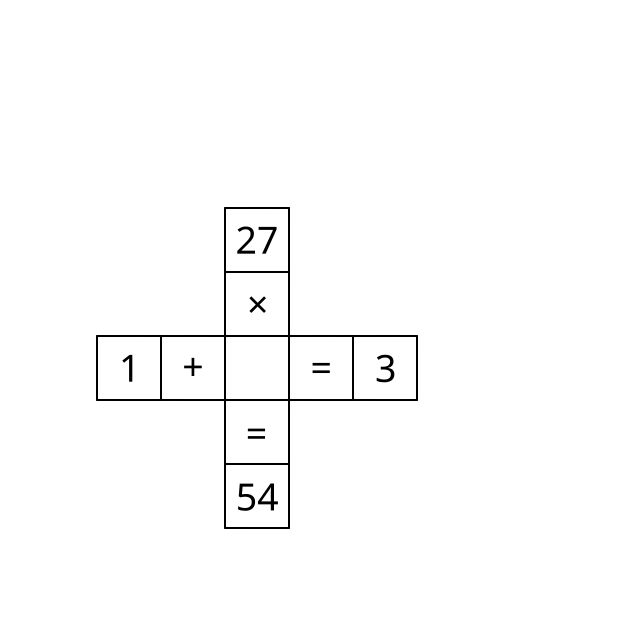
%> input picture ejemplos/ejemplo_5x5.png, 640 x 640 px
$ octave --eval "result = clasificarNumero(imread('../../ejemplos/ejemplo_5x5.png'));"   (GNU Octave 9; MATLAB toolbox functions it lacks are replaced by stand-ins)
%> lines starting %> are read from the running program, lines starting %| are printed output that depends on the picture; in (x1, y1, x2, y2) boxes, pixels count from 0 and x2, y2 are one past the last pixel; in counts of white or black regions, pixels touching at a corner belong together; the program's own positions count from 1
### codigo/reconocimiento/cargarPlantillasDigitos.m
function [imgs, etiquetas] = cargarPlantillasDigitos()
%CARGARPLANTILLASDIGITOS Devuelve plantillas de dígitos 0-9, generándolas si no existen.

    baseDir = fullfile('codigo', 'reconocimiento', 'plantillas', 'digitos');
    if ~exist(baseDir, 'dir'); mkdir(baseDir); end

    etiquetas = arrayfun(@num2str, 0:9, 'UniformOutput', false);
    imgs = cell(numel(etiquetas), 1);
    for k = 1:numel(etiquetas)
        archivo = fullfile(baseDir, sprintf('%s.png', etiquetas{k}));
        if isfile(archivo)
            imgs{k} = im2double(imread(archivo));
        else
            plantilla = generarDigitoBasico(str2double(etiquetas{k}));
            imwrite(plantilla, archivo);
            imgs{k} = plantilla;
        end
        imgs{k} = im2gray(imgs{k});
    end
end

function img = generarDigitoBasico(d)
    img = zeros(64, 64);
    grosor = 6;
    padding = 12;
    switch d
        case 0
            img = dibujarRectangulo(img, padding, padding, 64-padding, 64-padding, grosor);
        case 1
            img = dibujarLinea(img, [32 padding], [32 64-padding], grosor);
        case 2
            img = dibujarRectangulo(img, padding, padding, 64-padding, 64-padding, grosor);
            img(padding+round((64-2*padding)/2):padding+round((64-2*padding)/2)+grosor, :) = 1;
            img(32:end, padding:padding+grosor) = 0;
            img(1:32, end-padding-grosor:end-padding) = 0;
        case 3
            img = dibujarRectangulo(img, padding, padding, 64-padding, 64-padding, grosor);
            img(padding+round((64-2*padding)/2):padding+round((64-2*padding)/2)+grosor, :) = 1;
            img(:, padding:padding+grosor) = 0;
        case 4
            img = dibujarLinea(img, [padding 32], [64-padding 32], grosor);
            img = dibujarLinea(img, [64-padding 32], [64-padding padding], grosor);
            img = dibujarLinea(img, [padding 32], [padding 64-padding], grosor);
        case 5
            img = dibujarRectangulo(img, padding, padding, 64-padding, 64-padding, grosor);
            img(padding+round((64-2*padding)/2):padding+round((64-2*padding)/2)+grosor, :) = 1;
            img(32:end, end-padding-grosor:end-padding) = 0;
            img(1:32, padding:padding+grosor) = 0;
        case 6
            img = dibujarRectangulo(img, padding, padding, 64-padding, 64-padding, grosor);
            img(padding+round((64-2*padding)/2):padding+round((64-2*padding)/2)+grosor, :) = 1;
            img(1:32, padding:padding+grosor) = 0;
        case 7
            img = dibujarRectangulo(img, padding, padding, 64-padding, padding+grosor, grosor);
            img = dibujarLinea(img, [64-padding padding], [32 64-padding], grosor);
        case 8
            img = dibujarRectangulo(img, padding, padding, 64-padding, 64-padding, grosor);
            img(padding+round((64-2*padding)/2):padding+round((64-2*padding)/2)+grosor, :) = 1;
        case 9
            img = dibujarRectangulo(img, padding, padding, 64-padding, 64-padding, grosor);
            img(padding+round((64-2*padding)/2):padding+round((64-2*padding)/2)+grosor, :) = 1;
            img(32:end, padding:padding+grosor) = 0;
        otherwise
            img = zeros(64,64);
    end
    img = imgaussfilt(img, 1);
end

function img = dibujarRectangulo(img, x1, y1, x2, y2, grosor)
    img = dibujarLinea(img, [x1 y1], [x2 y1], grosor);
    img = dibujarLinea(img, [x2 y1], [x2 y2], grosor);
    img = dibujarLinea(img, [x2 y2], [x1 y2], grosor);
    img = dibujarLinea(img, [x1 y2], [x1 y1], grosor);
end

function img = dibujarLinea(img, p1, p2, grosor)
%> called with p1 = [12 12], p2 = [52 12], grosor = 6
    x1 = round(p1(1)); y1 = round(p1(2));
    x2 = round(p2(1)); y2 = round(p2(2));
    numPuntos = max(abs([x2 - x1, y2 - y1])) + 1;
    xs = round(linspace(x1, x2, numPuntos));
    ys = round(linspace(y1, y2, numPuntos));
    for k = 1:numPuntos
        img = trazarDisco(img, xs(k), ys(k), grosor);
    end
end

function img = trazarDisco(img, x, y, radio)
    [X, Y] = meshgrid(1:size(img,2), 1:size(img,1));
    mask = (X - x).^2 + (Y - y).^2 <= (radio/2)^2;
    img(mask) = 1;
end

### codigo/reconocimiento/clasificarNumero.m
function [mejorIndice, puntuaciones, etiqueta] = clasificarNumero(imagen, plantillas, etiquetas)
%CLASIFICARNUMERO Realiza template matching para dígitos 0-9 y compuestos.
%   [mejorIndice, puntuaciones, etiqueta] = clasificarNumero(imagen, plantillas, etiquetas)
%   Si no se proporcionan plantillas, se generan automáticamente.

    if nargin < 2 || isempty(plantillas)
        [plantillas, etiquetas] = cargarPlantillasDigitos();
    end
    if nargin < 3 || isempty(etiquetas)
        etiquetas = arrayfun(@num2str, 0:numel(plantillas)-1, 'UniformOutput', false);
    end

    imagenPrep = prepararImagen(imagen);
    comps = bwconncomp(imagenPrep > 0.3);

    if comps.NumObjects >= 2
        % Dos componentes => intentar dos dígitos
        bounding = regionprops(comps, 'BoundingBox');
        [~, orden] = sort(arrayfun(@(b) b.BoundingBox(1), bounding));
        recortes = cell(1,2);
        for k = 1:min(2, numel(orden))
            bb = bounding(orden(k)).BoundingBox;
            recortes{k} = imcrop(imagenPrep, bb);
            recortes{k} = imresize(recortes{k}, [64 64]);
        end
        etiquetasRec = cell(1, numel(recortes));
        for k = 1:numel(recortes)
            [~, ~, etiquetasRec{k}] = clasificarNumero(recortes{k}, plantillas, etiquetas); %#ok<AGROW>
        end
        etiqueta = strjoin(etiquetasRec, '');
        mejorIndice = 1;
        puntuaciones = ones(numel(plantillas), 1); % marcador
        return;
    end

    numPlantillas = length(plantillas);
    puntuaciones = zeros(numPlantillas, 1);
    for k = 1:numPlantillas
        plantillaActual = im2double(imresize(plantillas{k}, size(imagenPrep)));
        try
            c = normxcorr2(plantillaActual, imagenPrep);
            puntuaciones(k) = max(c(:));
        catch
            puntuaciones(k) = corr2(plantillaActual, imagenPrep);
        end
    end

    [~, mejorIndice] = max(puntuaciones);
    etiqueta = etiquetas{mejorIndice};
end

function imgBin = prepararImagen(img)
    img = im2double(im2gray(img));
    img = imresize(img, [64 64]);
%> img: size 64x64 double
    img = imadjust(img);
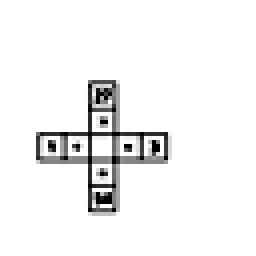
%> img: size 64x64 double (shown 4 times larger); min 0, max 1, mean 0.95
    umbral = graythresh(img);
%> umbral = 0.661
    imgBin = imbinarize(img, umbral * 0.8);
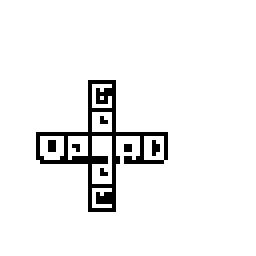
%> imgBin: size 64x64 logical (shown 4 times larger); 94.4% white; black in thin lines or dots, all inside (x1, y1, x2, y2) = (9, 20, 42, 53)
    imgBin = imcomplement(imgBin);
    imgBin = imclearborder(imgBin);
    imgBin = bwareaopen(imgBin, 15);
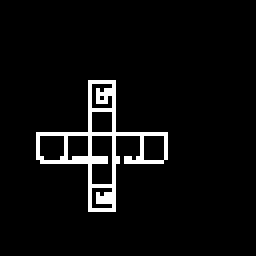
%> imgBin: size 64x64 logical (shown 4 times larger); 5% white in thin lines or dots, all inside (x1, y1, x2, y2) = (9, 20, 42, 53)
    imgBin = imgaussfilt(double(imgBin), 0.5);
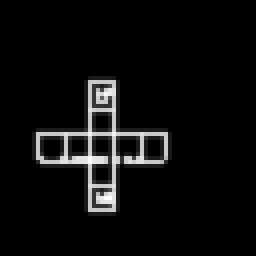
%> imgBin: size 64x64 double (shown 4 times larger); min 0, max 1, mean 0.05
end
%> in clasificarNumero, `comps = bwconncomp(imagenPrep > 0.3);`: comps = 1 connected component
%> the loop in clasificarNumero, `for k = 1:numPlantillas` made 10 passes
%> pass 1, in clasificarNumero, `c = normxcorr2(plantillaActual, imagenPrep);`:
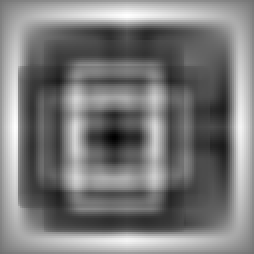
%> c: size 127x127 double (shown 2 times larger); min -0.188, max 0.252, mean 0.0244; drawn with min black and max white
%> pass 2, in clasificarNumero, `c = normxcorr2(plantillaActual, imagenPrep);`:
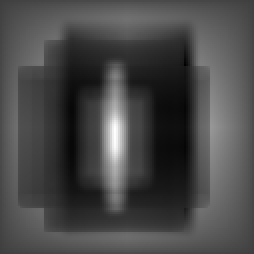
%> c: size 127x127 double (shown 2 times larger); min -0.15, max 0.482, mean 0.0311; drawn with min black and max white
%> pass 3, in clasificarNumero, `c = normxcorr2(plantillaActual, imagenPrep);`:
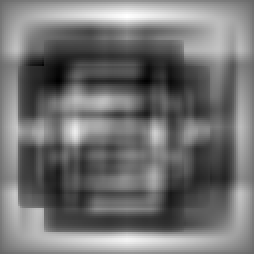
%> c: size 127x127 double (shown 2 times larger); min -0.171, max 0.277, mean 0.0316; drawn with min black and max white
%> after the loop in clasificarNumero, `for k = 1:numPlantillas`: puntuaciones = [0.252; 0.482; 0.277; 0.315; 0.295; 0.277; 0.295; 0.333; 0.313; 0.298]
%> in clasificarNumero, `[~, mejorIndice] = max(puntuaciones);`: mejorIndice = 2
%> in clasificarNumero, `etiqueta = etiquetas{mejorIndice};`: etiqueta = '1'
%> `result = clasificarNumero(imread('../../ejemplos/ejemplo_5x5.png'));`: result = 2
